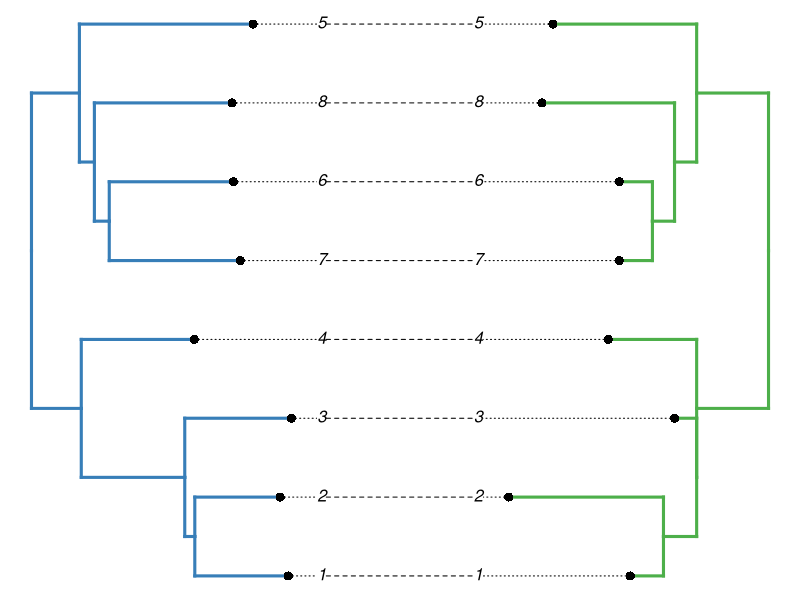

Write R code to recreate this figure. (Note: this script raises an error after producing the figure.)
library(ape)
library(phytools)
library(stringr)
library(data.table)
library(RColorBrewer)

add_alpha <- function(col, alpha=1){
    apply(sapply(col, col2rgb)/255, 2, function(x) {
        rgb(x[1], x[2], x[3], alpha=alpha)
    })
}

scriptname = commandArgs() %>% str_subset("^--file=") %>% str_replace("^--file=","")
pdfname = scriptname %>% str_replace("\\.[^.]*$", ".pdf")

the_tree = "((((M1:698,M2:638)MD:75,M3:796)MC:773,M4:844)MB:372,(((M7:978,M6:928)MG:111,M8:1029)MF:112,M5:1297)ME:358)MA:0;"
a = read.tree(text=the_tree)
par_tree = "((((M1:0.0411,M2:0.19178)MD:0.0411,M3:0.0274)MC:0,M4:0.10959)MB:0.08904,(((M7:0.0411,M6:0.0411)MG:0.0274,M8:0.16438)MF:0.0274,M5:0.17808)ME:0.08904)MA:0;"
b = read.tree(text=par_tree)

a$tip.label =a$tip.label %>% str_replace("^M","")
b$tip.label =b$tip.label %>% str_replace("^M","")

ab = cophylo(a,b,rotate.multi=TRUE)

#usable slide area 4.25279in x 3.56883in

pdf(pdfname, width=4.25, height=2.75,family="Helvetica")
par(mai=c(0.2,0.2,0.2,0.2),lwd=0.1)

cz <- brewer.pal(3, "Set1")
cz = add_alpha(cz,1.0)

plot(ab,lwd=3,
	edge.col=list(left=rep(cz[2],length(a$edge.length)),right=rep(cz[3],length(b$edge.length)))
)

invisible(dev.off())
embedFonts(pdfname, options="-DPDFSETTINGS=/prepress")
